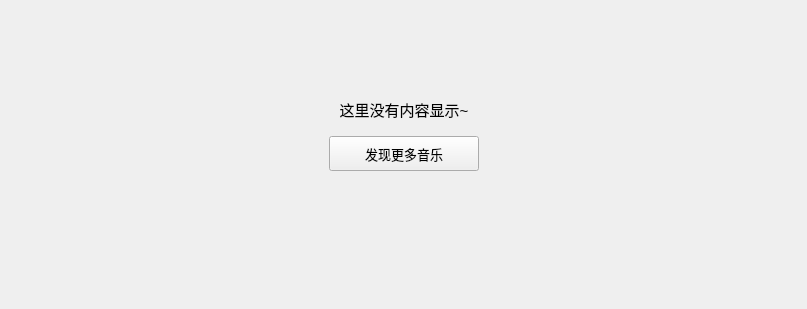
<?xml version="1.0" encoding="UTF-8"?>
<ui version="4.0">
 <class>SingerWidget</class>
 <widget class="QWidget" name="SingerWidget">
  <property name="geometry">
   <rect>
    <x>0</x>
    <y>0</y>
    <width>807</width>
    <height>309</height>
   </rect>
  </property>
  <property name="windowTitle">
   <string>SingerWidget</string>
  </property>
  <layout class="QVBoxLayout" name="verticalLayout">
   <item>
    <widget class="QWidget" name="table_widget" native="true">
     <layout class="QVBoxLayout" name="verticalLayout_2" stretch="2,1,3">
      <item>
       <spacer name="verticalSpacer_2">
        <property name="orientation">
         <enum>Qt::Vertical</enum>
        </property>
        <property name="sizeHint" stdset="0">
         <size>
          <width>20</width>
          <height>40</height>
         </size>
        </property>
       </spacer>
      </item>
      <item>
       <layout class="QGridLayout" name="gridLayout">
        <property name="verticalSpacing">
         <number>15</number>
        </property>
        <item row="0" column="0">
         <spacer name="horizontalSpacer_8">
          <property name="orientation">
           <enum>Qt::Horizontal</enum>
          </property>
          <property name="sizeHint" stdset="0">
           <size>
            <width>40</width>
            <height>20</height>
           </size>
          </property>
         </spacer>
        </item>
        <item row="0" column="1">
         <widget class="QLabel" name="prompt_label">
          <property name="font">
           <font>
            <pointsize>11</pointsize>
           </font>
          </property>
          <property name="text">
           <string>这里没有内容显示~</string>
          </property>
          <property name="scaledContents">
           <bool>false</bool>
          </property>
          <property name="alignment">
           <set>Qt::AlignBottom|Qt::AlignHCenter</set>
          </property>
         </widget>
        </item>
        <item row="0" column="2">
         <spacer name="horizontalSpacer_9">
          <property name="orientation">
           <enum>Qt::Horizontal</enum>
          </property>
          <property name="sizeHint" stdset="0">
           <size>
            <width>40</width>
            <height>20</height>
           </size>
          </property>
         </spacer>
        </item>
        <item row="1" column="0">
         <spacer name="horizontalSpacer_11">
          <property name="orientation">
           <enum>Qt::Horizontal</enum>
          </property>
          <property name="sizeHint" stdset="0">
           <size>
            <width>40</width>
            <height>20</height>
           </size>
          </property>
         </spacer>
        </item>
        <item row="1" column="1">
         <widget class="QPushButton" name="search_pushButton">
          <property name="minimumSize">
           <size>
            <width>150</width>
            <height>35</height>
           </size>
          </property>
          <property name="maximumSize">
           <size>
            <width>150</width>
            <height>35</height>
           </size>
          </property>
          <property name="font">
           <font>
            <pointsize>10</pointsize>
           </font>
          </property>
          <property name="cursor">
           <cursorShape>PointingHandCursor</cursorShape>
          </property>
          <property name="text">
           <string>发现更多音乐</string>
          </property>
         </widget>
        </item>
        <item row="1" column="2">
         <spacer name="horizontalSpacer_10">
          <property name="orientation">
           <enum>Qt::Horizontal</enum>
          </property>
          <property name="sizeHint" stdset="0">
           <size>
            <width>40</width>
            <height>20</height>
           </size>
          </property>
         </spacer>
        </item>
       </layout>
      </item>
      <item>
       <spacer name="verticalSpacer">
        <property name="orientation">
         <enum>Qt::Vertical</enum>
        </property>
        <property name="sizeHint" stdset="0">
         <size>
          <width>20</width>
          <height>40</height>
         </size>
        </property>
       </spacer>
      </item>
     </layout>
    </widget>
   </item>
  </layout>
 </widget>
 <resources/>
 <connections/>
</ui>
